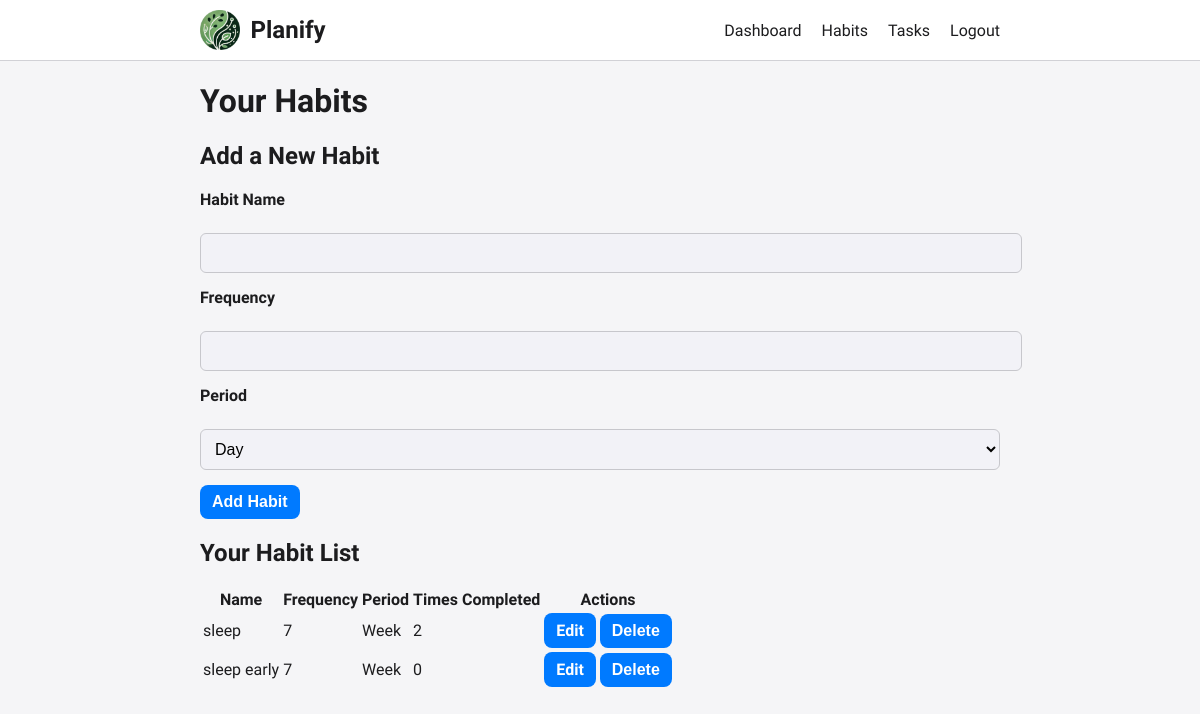
Page /habits (signed in) on the committed database.
### tables this page shows
CREATE TABLE habits (
    id INTEGER PRIMARY KEY AUTOINCREMENT,
    user_id INTEGER NOT NULL,
    name TEXT NOT NULL,
    frequency INTEGER NOT NULL,
    period TEXT NOT NULL,
    times_completed INTEGER DEFAULT 0,
    FOREIGN KEY (user_id) REFERENCES users (id)
);

### app.py (the view, shortened to what this page needs)
@app.route('/habits', methods=['GET', 'POST'])
@login_required
def habits():
    form = HabitForm()
    conn = get_db_connection()
    editing_habit = None
    edit_habit_id = request.args.get('edit')
    habits = conn.execute('SELECT * FROM habits WHERE user_id = ?', (current_user.id,)).fetchall()
    conn.close()
    return render_template('habits.html', form=form, habits=habits, editing_habit=editing_habit)

### app.py
class HabitForm(FlaskForm):
    name = StringField('Habit Name', validators=[DataRequired(), Length(max=150)])
    frequency = IntegerField('Frequency', validators=[DataRequired()])
    period = SelectField('Period', choices=[('day', 'Day'), ('week', 'Week'), ('month', 'Month'), ('year', 'Year')], validators=[DataRequired()])
    submit = SubmitField('Add Habit')

### app.py (called while the page is built)
def get_db_connection():
    conn = sqlite3.connect('database.db')
    conn.row_factory = sqlite3.Row
    return conn

@login_manager.user_loader
def load_user(user_id):
    conn = get_db_connection()
    user_row = conn.execute('SELECT * FROM users WHERE id = ?', (user_id,)).fetchone()
    conn.close()
    if user_row:
        return User(user_row)
    else:
        return None

### templates/habits.html (shortened to what this page needs)
{% extends 'base.html' %}
{% block content %}
<h1>Your Habits</h1>
<h2>{{ 'Edit Habit' if editing_habit else 'Add a New Habit' }}</h2>
<form method="POST" action="{{ url_for('habits') }}">
    <div class="form-group">
        {{ form.name.label }}<br>
        {{ form.name(size=50, class_="form-control") }}
    </div>
    <div class="form-group">
        {{ form.frequency.label }}<br>
        {{ form.frequency(class_="form-control") }}
    </div>
    <div class="form-group">
        {{ form.period.label }}<br>
        {{ form.period(class_="form-control") }}
    </div>
    <div class="form-group">
        <input type="submit" class="btn btn-primary" value="{{ 'Update Habit' if editing_habit else 'Add Habit' }}">
    </div>
</form>
<h2>Your Habit List</h2>
<table class="habit-table">
    <thead>
        <tr>
            <th>Name</th>
            <th>Frequency</th>
            <th>Period</th>
            <th>Times Completed</th>
            <th>Actions</th>
        </tr>
    </thead>
    <tbody>
        {% for habit in habits %}
        <tr>
            <td>{{ habit['name'] }}</td>
            <td>{{ habit['frequency'] }}</td>
            <td>{{ habit['period'].capitalize() }}</td>
            <td>{{ habit['times_completed'] }}</td>
            <td>
                <a href="#" class="btn btn-sm btn-warning edit-habit-btn" data-habit-id="{{ habit['id'] }}">Edit</a>
                <form action="{{ url_for('delete_habit', habit_id=habit['id']) }}" method="POST" style="display:inline;">
                    <button type="submit" class="btn btn-sm btn-danger" onclick="return confirm('Are you sure you want to delete this habit?');">Delete</button>
                </form>
            </td>
        </tr>
        {% else %}
        <tr>
            <td colspan="5">You have no habits yet.</td>
        </tr>
        {% endfor %}
    </tbody>
</table>
{% endblock %}

### static/css/styles.css (style rules this page uses)
body { font-family: 'Helvetica Neue', sans-serif; margin: 0; padding: 0; background-color: #F5F5F7; color: #1C1C1E; }
a { color: #007AFF; text-decoration: none; }
h1, h2, h3 { font-weight: 700; }
.form-group { margin-bottom: 20px; text-align: left; }
.form-group label { display: block; margin-bottom: 5px; font-weight: 600; }
.form-control { width: 100%; padding: 10px; border: 1px solid #C7C7CC; border-radius: 6px; font-size: 16px; background-color: #F2F2F7; }
.btn { display: inline-block; padding: 12px 20px; font-size: 16px; font-weight: 600; text-align: center; border: none; border-radius: 8px; cursor: pointer; background-color: #007AFF; color: #FFFFFF; transition: background-color 0.3s; }
.form-group { margin-bottom: 15px; }
.btn { padding: 8px 12px; }

### rows in the picture
habits: name "sleep", frequency "7", period "Week", times_completed "2"
habits: name "sleep early", frequency "7", period "Week", times_completed "0"

### other values in the picture
{{ 'Edit Habit' if editing_habit else 'Add a New Habit' }} "Add a New Habit"
